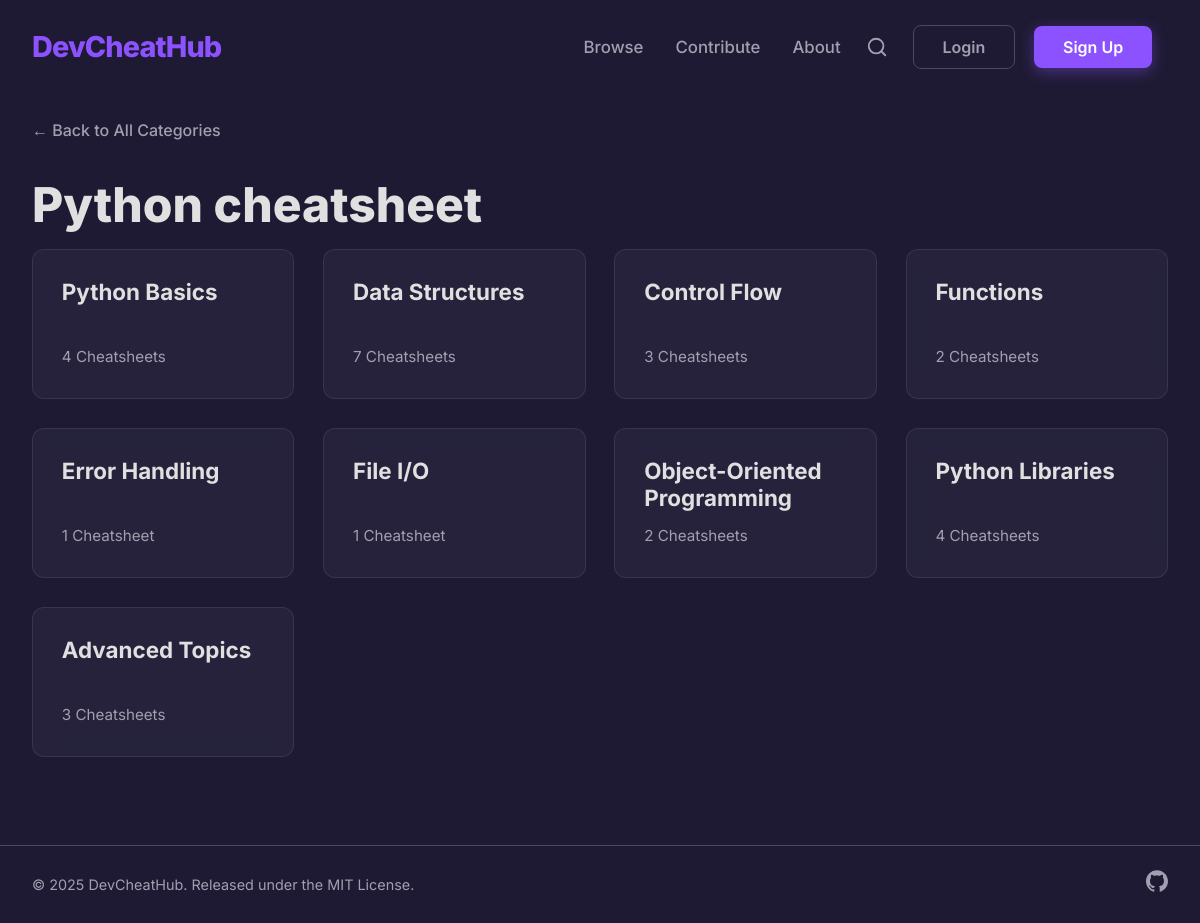
The page /category/python/ on the database as committed earlier.
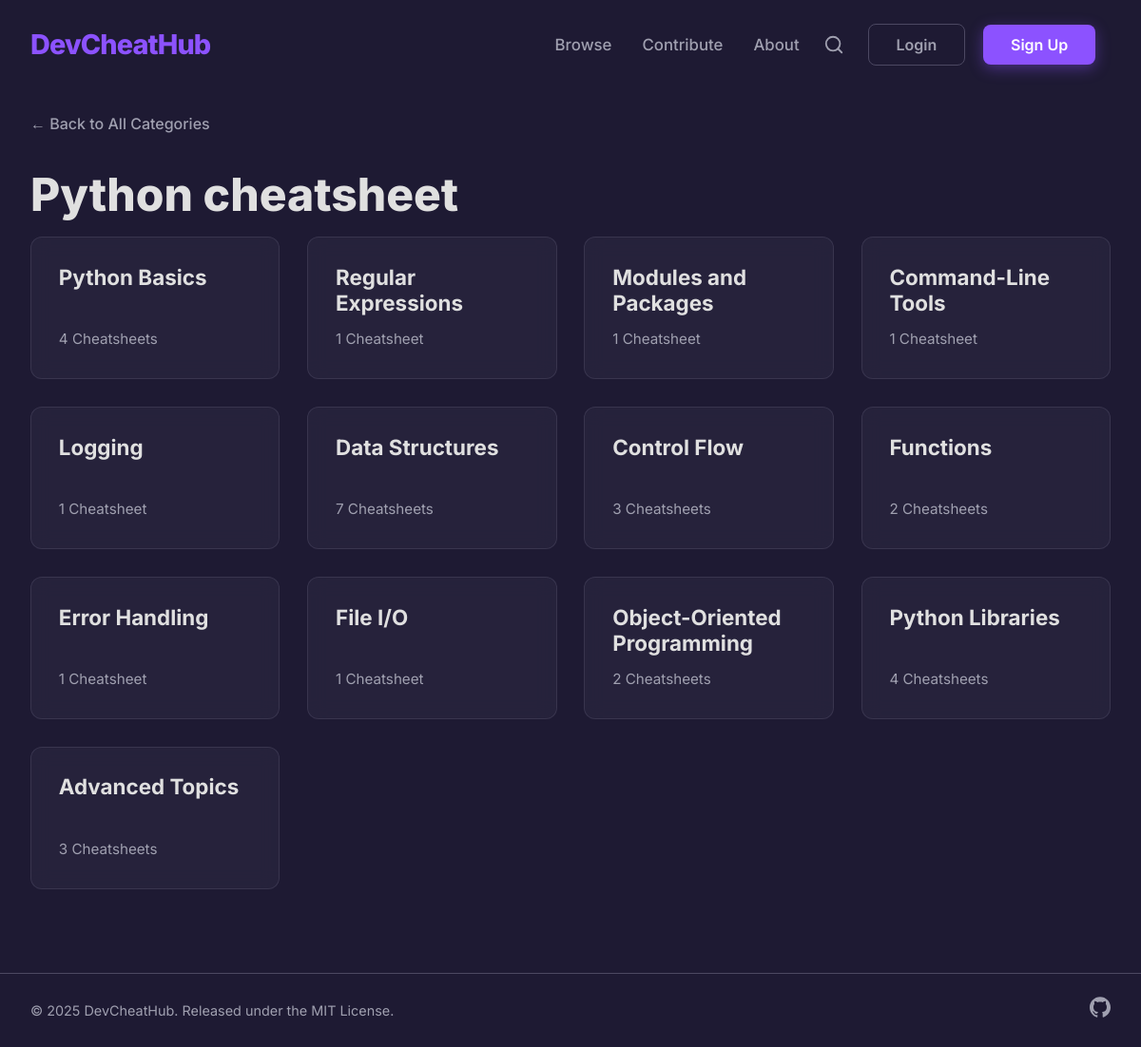
The same page on the database as committed later.
### core/models.py (models this page shows, shortened)
class Category(models.Model):
    name = models.CharField(max_length=100)
    slug = models.SlugField(max_length=100, unique=True, blank=True)
    parent = models.ForeignKey(
        'self',
        on_delete=models.CASCADE,
        null=True,
        blank=True,
        related_name='subcategories'
    )
    order = models.PositiveIntegerField(default=0)
    icon = models.FileField(upload_to='category_icons/', null=True, blank=True)
    class Meta:
        verbose_name_plural = "Categories"
        ordering = ['order']
        unique_together = ('parent', 'name')

### core/views.py (the view, shortened to what this page needs)
# urls.py: path('category/<slug:category_slug>/', views.category_detail, name='category_detail'),
def category_detail(request, category_slug):
    category = get_object_or_404(Category, slug=category_slug)
    if category.subcategories.exists():
        context = {
            'category': category,
            'subcategories': category.subcategories.all()
        }
        return render(request, 'core/subcategory_list.html', context)

### templates/core/subcategory_list.html (shortened to what this page needs)
{% extends "base.html" %}
{% block content %}
<div class="container">
    <a href="{% url 'category_list' %}#browse-categories" class="breadcrumb">&larr; Back to All Categories</a>
    <h1 class="page-title">{{ category.name }} cheatsheet</h1>
    <div class="card-grid">
        {% for sub in subcategories %}
            <a href="{% url 'category_detail' sub.slug %}" class="card-link">
                <div class="card">
                    <h2 class="card-title">{{ sub.name }}</h2>
                    <p class="card-count">{{ sub.cheatsheets.count }} Cheatsheet{{ sub.cheatsheets.count|pluralize }}</p>
                </div>
            </a>
        {% empty %}
            <p>No topics found in this category.</p>
        {% endfor %}
    </div>
</div>
{% endblock %}

Rows that differ between the two databases and show on the page:
now on this page (row edited): Category: name "Regular Expressions", cheatsheets.count "1"
now on this page (row edited): Category: name "Modules and Packages", cheatsheets.count "1"
now on this page (row edited): Category: name "Command-Line Tools", cheatsheets.count "1"
now on this page (row edited): Category: name "Logging", cheatsheets.count "1"
